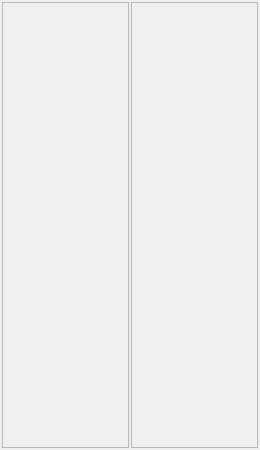
<?xml version="1.0" encoding="UTF-8"?>
<ui version="4.0">
 <class>Elevator</class>
 <widget class="QWidget" name="Elevator">
  <property name="geometry">
   <rect>
    <x>0</x>
    <y>0</y>
    <width>260</width>
    <height>450</height>
   </rect>
  </property>
  <property name="sizePolicy">
   <sizepolicy hsizetype="Fixed" vsizetype="Fixed">
    <horstretch>0</horstretch>
    <verstretch>0</verstretch>
   </sizepolicy>
  </property>
  <property name="minimumSize">
   <size>
    <width>260</width>
    <height>450</height>
   </size>
  </property>
  <property name="maximumSize">
   <size>
    <width>260</width>
    <height>450</height>
   </size>
  </property>
  <property name="baseSize">
   <size>
    <width>260</width>
    <height>450</height>
   </size>
  </property>
  <property name="windowTitle">
   <string>Form</string>
  </property>
  <layout class="QHBoxLayout" name="horizontalLayout_2">
   <property name="spacing">
    <number>2</number>
   </property>
   <property name="leftMargin">
    <number>2</number>
   </property>
   <property name="topMargin">
    <number>2</number>
   </property>
   <property name="rightMargin">
    <number>2</number>
   </property>
   <property name="bottomMargin">
    <number>2</number>
   </property>
   <item>
    <widget class="QFrame" name="leftDoor">
     <property name="palette">
      <palette>
       <active>
        <colorrole role="Window">
         <brush brushstyle="SolidPattern">
          <color alpha="255">
           <red>129</red>
           <green>129</green>
           <blue>129</blue>
          </color>
         </brush>
        </colorrole>
       </active>
       <inactive>
        <colorrole role="Window">
         <brush brushstyle="SolidPattern">
          <color alpha="255">
           <red>240</red>
           <green>240</green>
           <blue>240</blue>
          </color>
         </brush>
        </colorrole>
       </inactive>
       <disabled>
        <colorrole role="Window">
         <brush brushstyle="SolidPattern">
          <color alpha="255">
           <red>129</red>
           <green>129</green>
           <blue>129</blue>
          </color>
         </brush>
        </colorrole>
       </disabled>
      </palette>
     </property>
     <property name="autoFillBackground">
      <bool>true</bool>
     </property>
     <property name="frameShape">
      <enum>QFrame::StyledPanel</enum>
     </property>
     <property name="frameShadow">
      <enum>QFrame::Raised</enum>
     </property>
    </widget>
   </item>
   <item>
    <spacer name="spacer">
     <property name="orientation">
      <enum>Qt::Horizontal</enum>
     </property>
     <property name="sizeType">
      <enum>QSizePolicy::Maximum</enum>
     </property>
     <property name="sizeHint" stdset="0">
      <size>
       <width>0</width>
       <height>20</height>
      </size>
     </property>
    </spacer>
   </item>
   <item>
    <widget class="QFrame" name="rightDoor">
     <property name="palette">
      <palette>
       <active>
        <colorrole role="Window">
         <brush brushstyle="SolidPattern">
          <color alpha="255">
           <red>129</red>
           <green>129</green>
           <blue>129</blue>
          </color>
         </brush>
        </colorrole>
       </active>
       <inactive>
        <colorrole role="Window">
         <brush brushstyle="SolidPattern">
          <color alpha="255">
           <red>240</red>
           <green>240</green>
           <blue>240</blue>
          </color>
         </brush>
        </colorrole>
       </inactive>
       <disabled>
        <colorrole role="Window">
         <brush brushstyle="SolidPattern">
          <color alpha="255">
           <red>129</red>
           <green>129</green>
           <blue>129</blue>
          </color>
         </brush>
        </colorrole>
       </disabled>
      </palette>
     </property>
     <property name="autoFillBackground">
      <bool>true</bool>
     </property>
     <property name="frameShape">
      <enum>QFrame::StyledPanel</enum>
     </property>
     <property name="frameShadow">
      <enum>QFrame::Raised</enum>
     </property>
    </widget>
   </item>
  </layout>
 </widget>
 <resources/>
 <connections/>
</ui>
